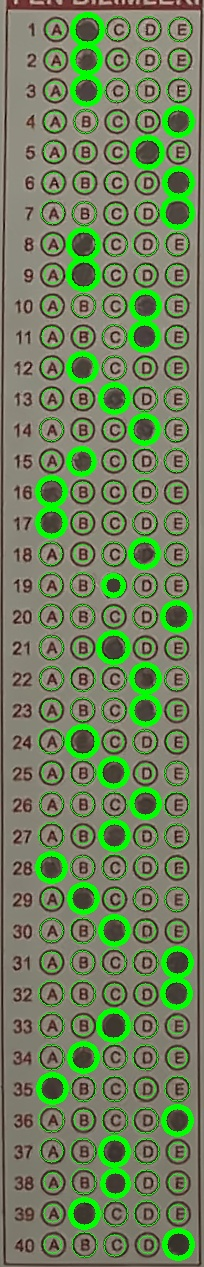
#> input picture backend/debug_images/circles_fen.jpg, 204 x 1267 px
$ python debug_fen_circles.py
#> lines starting #> are read from the running program, lines starting #| are printed output that depends on the picture; after the words box and inside, x2 and y2 are one past the last pixel; in counts of white or black regions, pixels touching at a corner belong together
#!/usr/bin/env python3
"""Fen debug görüntüsündeki daireleri analiz et"""

import cv2
import numpy as np

# Fen debug görüntüsünü yükle
img = cv2.imread('debug_images/circles_fen.jpg')
#> img is the input picture: shape (1267, 204, 3); mean B, G, R 93.4, 130.6, 111.6
if img is None:
    print("circles_fen.jpg bulunamadı!")
    exit(1)

h, w = img.shape[:2]
#> h = 1267; w = 204
print(f"Görüntü boyutu: {w}x{h}")
#| Görüntü boyutu: 204x1267

# Yeşil daireleri bul (işaretli cevaplar)
hsv = cv2.cvtColor(img, cv2.COLOR_BGR2HSV)
#> hsv: shape (1267, 204, 3); mean H, S, V 27.9, 76.3, 137.4
# Yeşil renk aralığı
lower_green = np.array([40, 50, 50])
upper_green = np.array([80, 255, 255])
green_mask = cv2.inRange(hsv, lower_green, upper_green)
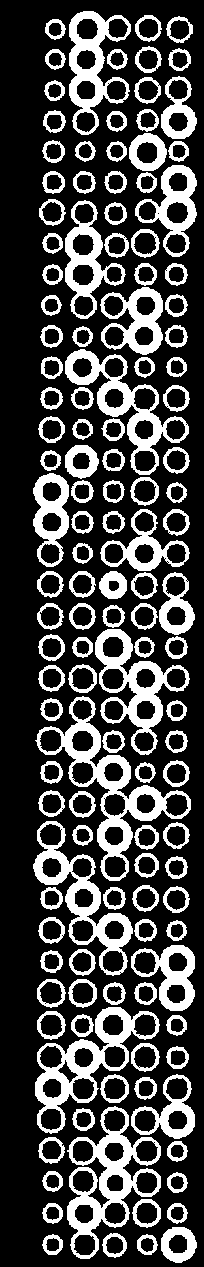
#> green_mask: shape (1267, 204); 26% white; 131 white regions

# Konturları bul
contours, _ = cv2.findContours(green_mask, cv2.RETR_EXTERNAL, cv2.CHAIN_APPROX_SIMPLE)
#> contours = 131 contours; largest, box (x1, y1, x2, y2) and area: (35, 696, 191, 881) 7576, (67, 1106, 161, 1259) 7124, (35, 1007, 160, 1134) 6284, (33, 821, 133, 976) 5278, (65, 349, 189, 475) 5154

print(f"\n✅ {len(contours)} yeşil işaretli daire bulundu\n")
#| ✅ 131 yeşil işaretli daire bulundu

# Satır yüksekliği (40 soru)
satir_yuksekligi = h / 40
#> satir_yuksekligi = 31.68

# Her konturu analiz et
green_circles = []
for cnt in contours:
    M = cv2.moments(cnt)
    if M['m00'] == 0:
        continue
    cx = int(M['m10'] / M['m00'])
    cy = int(M['m01'] / M['m00'])

    # Satır numarası hesapla
    satir_no = int(cy / satir_yuksekligi) + 1
    satir_no = max(1, min(40, satir_no))

    green_circles.append({'cx': cx, 'cy': cy, 'satir': satir_no})
#> this loop made 131 passes
#> (cx, cy, satir_no) on passes 1 to 12: (146, 1244, 40), (52, 1244, 40), (114, 1244, 40), (178, 1244, 40), (176, 1212, 39), (52, 1212, 39), (146, 1212, 39), (176, 1182, 38), (52, 1180, 38), (176, 1150, 37), (50, 1149, 37), (83, 1119, 36)
#> after the loop, green_circles = 131 items

# Satıra göre sırala
green_circles.sort(key=lambda c: c['satir'])

print("Satır | Y Pozisyon | X Pozisyon | Şık")
print("-" * 50)

for i, circle in enumerate(green_circles[:10], 1):
    # X pozisyonuna göre şık belirle (kabaca)
    # Form genişliğini 5 şıkka böl
    siklar = ['A', 'B', 'C', 'D', 'E']
    sik_genislik = w / 5
    sik_idx = int(circle['cx'] / sik_genislik)
    sik_idx = max(0, min(4, sik_idx))
    sik = siklar[sik_idx]

    print(f"  {circle['satir']:2d}  |   {circle['cy']:4d}     |   {circle['cx']:4d}    |  {sik}")
#> this loop made 10 passes
#> (circle, sik_idx, sik) on passes 1 to 10: ({'cx': 54, 'cy': 28, 'satir': 1}, 1, 'B'), ({'cx': 178, 'cy': 29, 'satir': 1}, 4, 'E'), ({'cx': 147, 'cy': 27, 'satir': 1}, 3, 'D'), ({'cx': 116, 'cy': 58, 'satir': 2}, 2, 'C'), ({'cx': 54, 'cy': 58, 'satir': 2}, 1, 'B'), ({'cx': 179, 'cy': 59, 'satir': 2}, 4, 'E'), ({'cx': 147, 'cy': 59, 'satir': 2}, 3, 'D'), ({'cx': 54, 'cy': 90, 'satir': 3}, 1, 'B'), ({'cx': 147, 'cy': 89, 'satir': 3}, 3, 'D'), ({'cx': 93, 'cy': 65, 'satir': 3}, 2, 'C')
#|    1  |     28     |     54    |  B
#|    1  |     29     |    178    |  E
#|    1  |     27     |    147    |  D
#|    2  |     58     |    116    |  C
#|    2  |     58     |     54    |  B
#|    2  |     59     |    179    |  E
#|    2  |     59     |    147    |  D
#|    3  |     90     |     54    |  B
#> (further printed lines are left out)

print(f"\n📊 İlk satır Y pozisyonu: {green_circles[0]['cy']}")
#| 📊 İlk satır Y pozisyonu: 28
print(f"📊 Satır yüksekliği: {satir_yuksekligi:.1f}px")
#| 📊 Satır yüksekliği: 31.7px
print(f"📊 İlk satır teorik Y: 0-{satir_yuksekligi:.1f}px")
#| 📊 İlk satır teorik Y: 0-31.7px

$ run again, with backend/debug_images/ad_circles.jpg copied over backend/debug_images/circles_fen.jpg
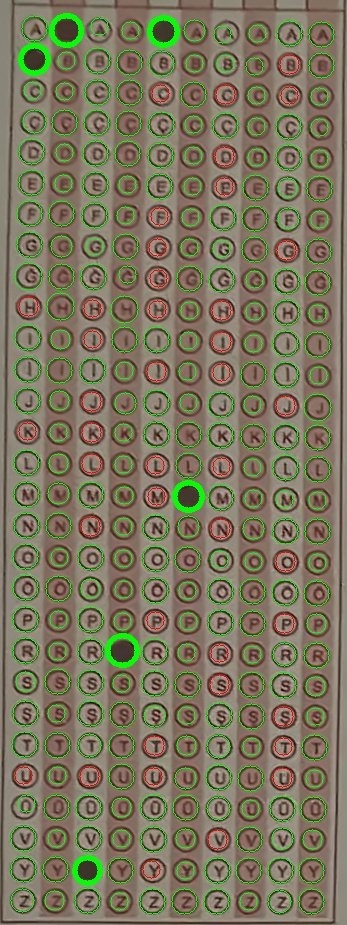
#> input picture backend/debug_images/ad_circles.jpg, 347 x 925 px
#> img is the input picture: shape (925, 347, 3); mean B, G, R 92.6, 117.7, 122.9
#| Görüntü boyutu: 347x925
#> hsv: shape (925, 347, 3); mean H, S, V 20.2, 79.7, 133.3
#> `green_mask = cv2.inRange(hsv, lower_green, upper_green)`:
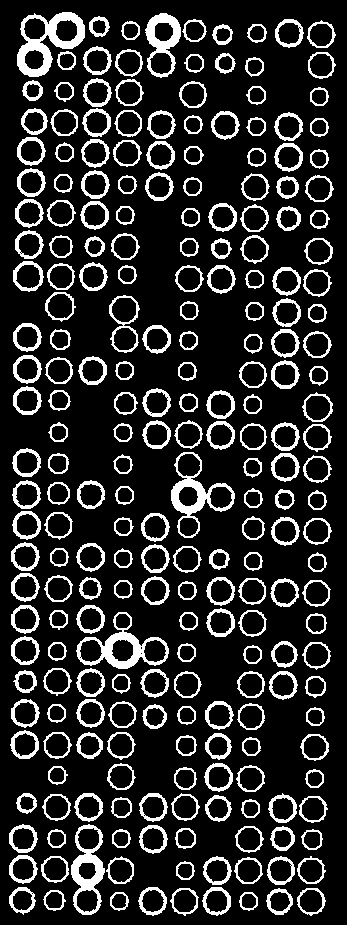
#> green_mask: shape (925, 347); 16.5% white; 236 white regions
#> contours = 236 contours; largest, box (x1, y1, x2, y2) and area: (17, 12, 85, 77) 2624, (76, 612, 169, 669) 2522, (171, 452, 235, 538) 2484, (71, 824, 105, 915) 2066, (145, 13, 181, 78) 1560
#| ✅ 236 yeşil işaretli daire bulundu
#> the loop `for cnt in contours:` made 236 passes
#> (cx, cy, satir_no) on passes 1 to 3: (248, 900, 39), (118, 900, 39), (53, 899, 39)
#> after the loop `for cnt in contours:`: green_circles = 236 items
#> the loop `for i, circle in enumerate(green_circles[:10], 1):` made 10 passes
#> (circle, sik_idx, sik) on passes 1 to 8: ({'cx': 256, 'cy': 32, 'satir': 2}, 3, 'D'), ({'cx': 222, 'cy': 34, 'satir': 2}, 3, 'D'), ({'cx': 130, 'cy': 30, 'satir': 2}, 1, 'B'), ({'cx': 320, 'cy': 34, 'satir': 2}, 4, 'E'), ({'cx': 288, 'cy': 32, 'satir': 2}, 4, 'E'), ({'cx': 194, 'cy': 30, 'satir': 2}, 2, 'C'), ({'cx': 98, 'cy': 26, 'satir': 2}, 1, 'B'), ({'cx': 162, 'cy': 43, 'satir': 2}, 2, 'C')
#> (printed output is left out)
#| 📊 İlk satır Y pozisyonu: 32
#| 📊 Satır yüksekliği: 23.1px
#| 📊 İlk satır teorik Y: 0-23.1px
